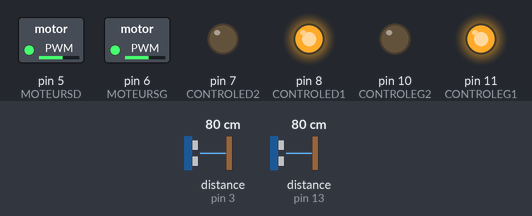
Simulated run of this sketch. Board: Arduino Uno, built with avr-gcc and run on an emulated ATmega328P. Parts: switched loads named in the sketch (green lamp = pin HIGH), output pins drawn as LEDs (lit = HIGH). Wiring (inferred from the names in the program): 2 × ultrasonic range finder: trigger pin 2, echo pin 3 / trigger pin 12, echo pin 13. The inputs (shaded band) are chosen by the test bench; at power-on: distance to the obstacle (sensors on pin 3, pin 13) 80 cm. The echo pulse lasts 58.3 µs per cm; pins used as bus, display or sensor lines are not drawn.

Above: at 2.8 s.
2.9 s: distance to the obstacle (sensor on pin 3) set to 33 cm
7.2 s: distance to the obstacle (sensor on pin 3) set to 27 cm
At 10.9 s:
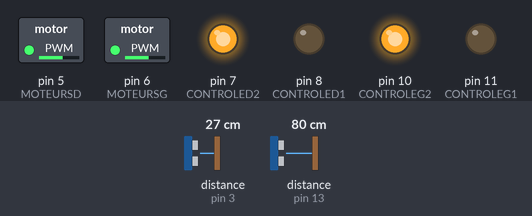
15.9 s: distance to the obstacle (sensor on pin 3) set to 2 cm
Timing chart, 0 to 22.5 s (numbered marks = the images above; inputs shaded):
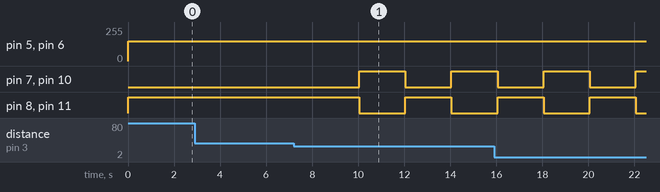

The sketch:

FadeMoteurCapteur.ino
```cpp
int vitesse = 0;    // how bright the LED is
int fadeAmount = 7 ;    // how many points to fade the LED by
int CONTROLED1 =8;  // Control1 MoteurDroit
int CONTROLED2 =7;  // Control2 MoteurDroit
int MOTEURSD = 5;
int TRIGDevant = 12;
int ECHODevant = 13;
int TRIGD = 2;
int ECHOD = 3;
long distance_devant,distance_droite;
int MOTEURSG = 6;
int CONTROLEG1 =11;  // Control1 MoteurGauche
int CONTROLEG2 =10;  // Control2 MoteurGauche

void avancer(){
    analogWrite(MOTEURSG, vitesse);
    analogWrite(MOTEURSD, vitesse);
    digitalWrite(CONTROLED1, HIGH);
    digitalWrite(CONTROLED2, LOW);
    digitalWrite(CONTROLEG1, HIGH);
    digitalWrite(CONTROLEG2, LOW);
  }


void reculer(){
    analogWrite(MOTEURSG, vitesse);
    analogWrite(MOTEURSD, vitesse);
    digitalWrite(CONTROLED1, LOW);
    digitalWrite(CONTROLED2, HIGH);
    digitalWrite(CONTROLEG1, LOW);
    digitalWrite(CONTROLEG2, HIGH);
  }


void setup() {
    pinMode(ECHODevant, INPUT);
    pinMode(TRIGDevant, OUTPUT);
    pinMode(MOTEURSD, OUTPUT);
    pinMode(CONTROLED1, OUTPUT);
    pinMode(CONTROLED2, OUTPUT);
    pinMode(MOTEURSG, OUTPUT);
    pinMode(CONTROLEG1, OUTPUT);
    pinMode(CONTROLEG2, OUTPUT);
    pinMode(ECHOD, INPUT);
    pinMode(TRIGD, OUTPUT);
}


void loop() {
      // Calcul distance devant
    digitalWrite(TRIGDevant,HIGH);
    delayMicroseconds(10);
    digitalWrite(TRIGDevant,LOW);
    delayMicroseconds(30);
    distance_devant=pulseIn(ECHODevant, HIGH);
    distance_devant=distance_devant/29/2;


    // Calcul distance à droite
    digitalWrite(TRIGD,HIGH);
    delayMicroseconds(10);
    digitalWrite(TRIGD,LOW);
    delayMicroseconds(30);
    distance_droite=pulseIn(ECHOD, HIGH);
    distance_droite=distance_droite/29/2;

    vitesse= 150;
    avancer();
    delay(2000);
    if (distance_droite <30){
     reculer();
     delay(2000);
    }

    if (distance_devant<30){
      reculer();
      delay(2000);
    }


}
```

Measured:
- the behaviour switches between 31 and 30 cm on distance to the obstacle (sensor on pin 3) (found by bisection; images 0 and 1)
- after the input at 2.9 s, every drawn part: stays the same
- after the input at 7.2 s, pin 7 (CONTROLED2), pin 10 (CONTROLEG2): LOW → HIGH after 2.8 s, → LOW 2.0 s later, → HIGH 2.0 s later; pin 8 (CONTROLED1), pin 11 (CONTROLEG1): HIGH → LOW after 2.8 s, → HIGH 2.0 s later, → LOW 2.0 s later
